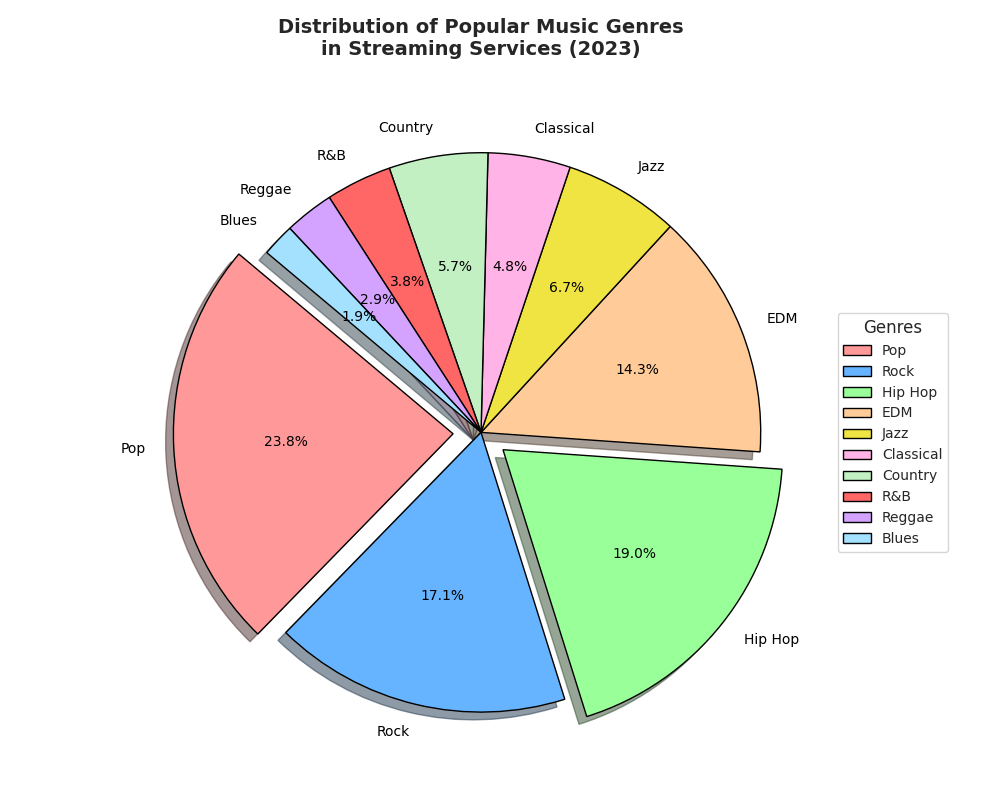

This figure's Python source:
import matplotlib.pyplot as plt

# Define the data with additional genres
genres = ['Pop', 'Rock', 'Hip Hop', 'EDM', 'Jazz', 'Classical', 'Country', 'R&B', 'Reggae', 'Blues']
market_share = [25, 18, 20, 15, 7, 5, 6, 4, 3, 2]

# Extend color palette for new genres
colors = ['#ff9999', '#66b3ff', '#99ff99', '#ffcc99', '#f0e442', '#ffb3e6', 
          '#c2f0c2', '#ff6666', '#d3a3ff', '#a3e1ff']

# Update explode to focus on multiple genres
explode = (0.1, 0, 0.1, 0, 0, 0, 0, 0, 0, 0)

# Create the pie chart
fig, ax = plt.subplots(figsize=(10, 8))
wedges, texts, autotexts = ax.pie(
    market_share, labels=genres, colors=colors, autopct='%1.1f%%', startangle=140,
    explode=explode, shadow=True, wedgeprops={'edgecolor': 'black'}, textprops={'fontsize': 10}
)

for text in texts + autotexts:
    text.set_color('black')

# Chart title updated for clarity
ax.set_title(
    "Distribution of Popular Music Genres\nin Streaming Services (2023)",
    fontsize=14, fontweight='bold', pad=20
)

# Updated legend to include new genres
ax.legend(genres, title="Genres", loc="center left", bbox_to_anchor=(1, 0.5), fontsize=10)

plt.tight_layout()
plt.show()
